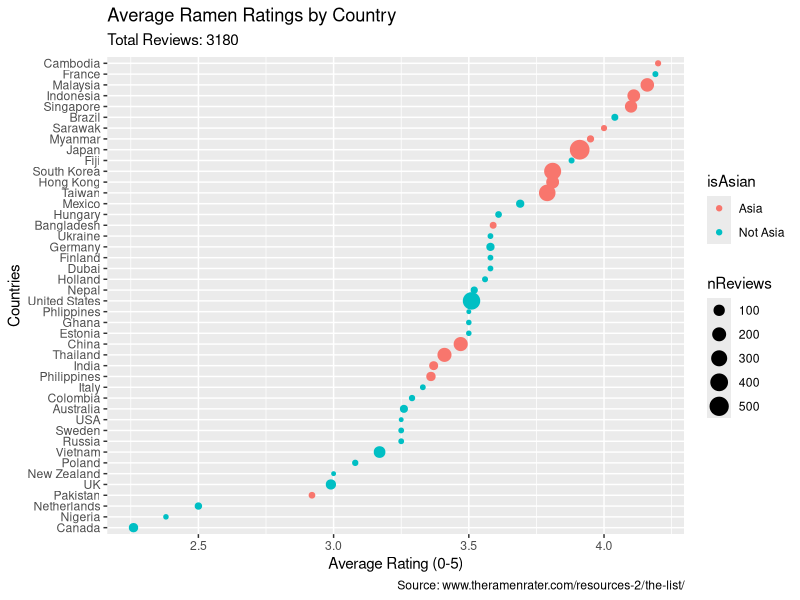

Reproduce this figure in R.
## ---- chunk 1
knitr::opts_chunk$set(echo = FALSE, messages = F, warnings = F)

#required libraries
library(tidyverse)

#required data
RawRamen <- readr::read_csv("RawData/RamenRatings.csv") %>% 
  mutate(stars = as.numeric(stars))
  

#any data cleaning/reformatting you need can also be placed here
CleanRamen <- RawRamen %>% 
# filter(style == params$style) %>% 
  mutate(country = factor(country),) %>% 
  group_by(country) %>% 
  summarize(nReviews = n(),
            avgReview = round(mean(stars, na.rm = T),2)) %>%
  arrange(desc(nReviews))
## ---- chunk 2
# & RawRamen$style == params$style - add to in-line code above when activating parameter

Asia <- c("Cambodia", "Malaysia", "Indonesia", "Singapore", "Sarawak", "Myanmar", "Japan",
          "South Korea", "Hong Kong", "Taiwan", "Bangladesh", "Philippines", "China", 
          "Thailand", "India", "Pakistan")

CleanRamen %>% #take this dataset
  mutate(isAsian = ifelse(country %in% Asia ,"Asia", "Not Asia")) %>% 
  ggplot(aes(x = reorder(country, avgReview), y = avgReview, size = nReviews, color = isAsian)) +
  geom_point() +
  labs(title = "Average Ramen Ratings by Country",
       subtitle = paste0("Total Reviews: ", nrow(RawRamen)), #[RawRamen$style == params$style,]
       x = "Countries",
       y = "Average Rating (0-5)", 
       caption = "Source: www.theramenrater.com/resources-2/the-list/")+
  coord_flip() 

